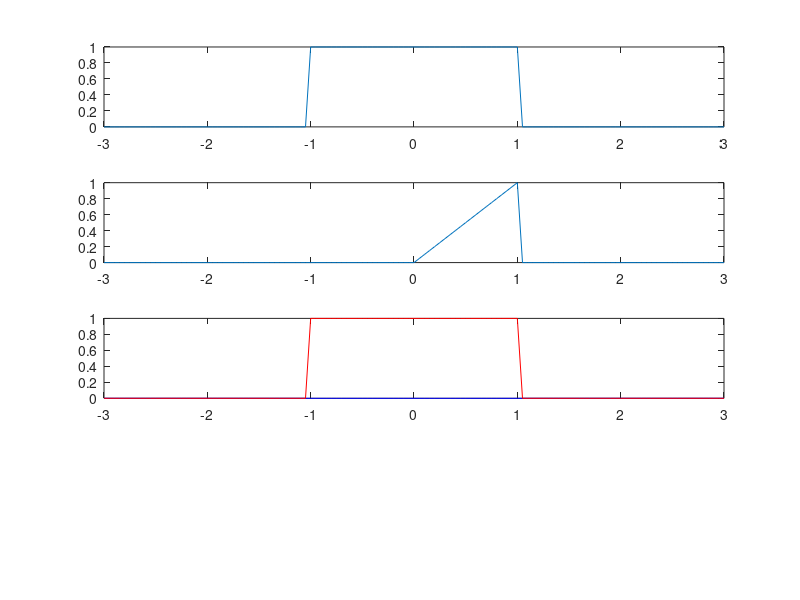

Reproduce this figure in MATLAB. (Note: this script raises an error after producing the figure.)
clc
clear all
step_siz_x=0.05;
t=-3:step_siz_x:3;
appned_zeros=length(t);
zeros_vect_for_cov=appned_zeros;


for ii=1:length(t)
    if(t(ii)<-1)
        x(ii)=0;
    elseif(t(ii)>=-1 && t(ii)<=1)
        x(ii)=1;
    else
        x(ii)=0;  
    end
    
%     pause(0.001)
end

for ii=1:length(t)
    if(t(ii)<0)
        h(ii)=0;
    elseif(t(ii)>=0 && t(ii)<=1)
        h(ii)=t(ii);
    else
        h(ii)=0;
    end
end

% inversioon of the signal

length_of_sqn=length(t);
for ii=1:length_of_sqn
    fliped_y(ii)=h(length_of_sqn-ii+1);
end
prefix_x=zeros(1, 2*zeros_vect_for_cov);
post_fix_x=zeros(1, zeros_vect_for_cov);

fliped_y_with_appneded_zeros=[prefix_x,...
    fliped_y];
moving_signal_for_conv=...
    zeros(1, (length(fliped_y) +  2*appned_zeros) );

vect_zeros=moving_signal_for_conv;

t_new=[NaN*ones(1, zeros_vect_for_cov), t, ...
    NaN*ones(1, zeros_vect_for_cov)];

indexing_new=...
    length(fliped_y_with_appneded_zeros);

x_new=[post_fix_x, x, post_fix_x];
con_output=zeros...
    (1, (length(fliped_y)+2*appned_zeros) );

subplot(4,1,1),plot(t(1:ii), x(1:ii));
subplot(4,1,2),plot(t(1:ii), h(1:ii));
for ii=1:indexing_new
    moving_signal_for_conv(1, 1:ii)=...
        fliped_y_with_appneded_zeros(1,...
        indexing_new-ii+1:indexing_new);
    

    subplot(4,1,3),plot(t_new, moving_signal_for_conv, 'b', t_new, x_new,'r');
    
    signal_multiplier=moving_signal_for_conv.*x_new;
    con_output(ii)=integration_x(signal_multiplier...
        ,step_siz_x );
    
    subplot(4,1,4),plot(con_output);
    pause(0.001);
end
